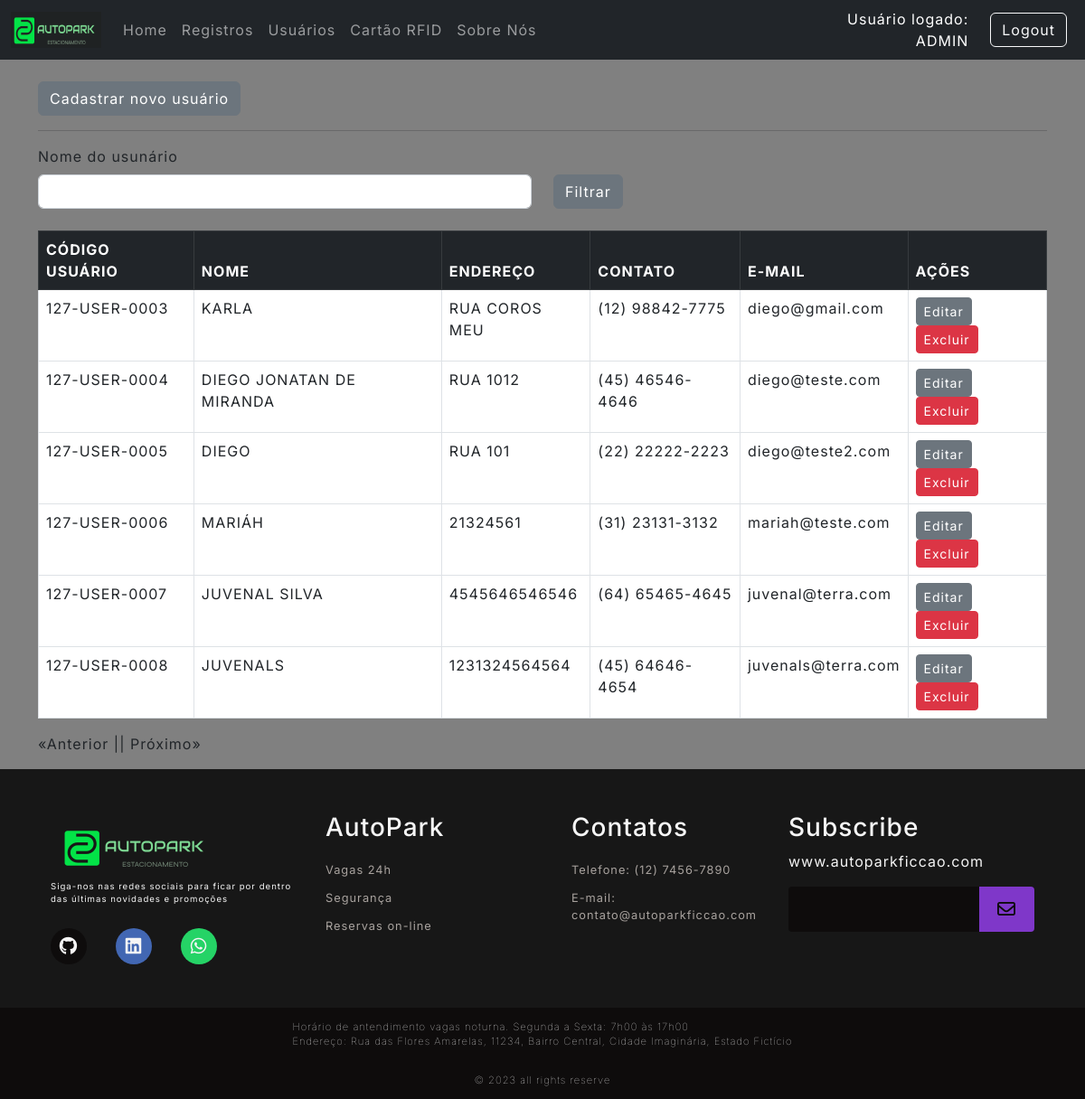
/user/list (signed in), run on the app's committed database.
### Src/Model/BancoDados.py (models this page shows, shortened)
class Usuarios(UserMixin,db.Model):
  __tablename__= "Usuarios"
  id = db.Column(db.Integer, primary_key=True, autoincrement=True)
  cpf = db.Column(db.Integer, unique=True)
  codUser = db.Column(db.Integer, unique=True)
  nome = db.Column(db.String(150))
  endereco = db.Column(db.String(150))
  contato = db.Column(db.String(150))
  email = db.Column(db.String(150))
  senha = db.Column(db.String(150))
  status = db.Column(db.String(3))

### Src/View/User.py (the view)
@User.route('/list', defaults={'page':1}, methods=['GET'])
@User.route('/list/<int:page>', methods=['GET'])
@login_required
def listUser(page):
  _userFilter=request.values.get('nomeUsuario')
  if _userFilter == 'None' or _userFilter is None:
    _userFilter=""
  return render_template('listaUsuarios.html', listData=UserController.List(page,_userFilter),_nomeUser=_userFilter)

### Src/Controller/Users.py (called while the page is built)
  def List(page,_userFilter, per_page=15):
    if len(_userFilter)<1 :
      query = Usuarios.query.paginate(page=page, per_page=per_page)
      queryCount = Usuarios.query.count()
    else:
      query = Usuarios.query.filter(Usuarios.nome.like('%'+_userFilter+'%')).paginate(page=page, per_page=per_page)
      queryCount = Usuarios.query.count()
    return {
      "regUser": query,
      "count": queryCount,
      "page": page,
      "per_page": per_page
    }

### Src/View/Login.py (called while the page is built)
@login_manager.user_loader
def load_user(employee_id):
  usuario = Usuarios.query.filter_by(id=employee_id).first()
  return usuario

### Templates/listaUsuarios.html (shortened to what this page needs)
{% extends 'base.html' %}
{% block conteudo %}
<br>
{% if current_user.status == "ADMIN" %}
<a href="{{url_for('router.user.listCodUser', id=current_user.nome)}}" class="btn btn-secondary btn-xs">Cadastrar novo usuário</a>
<hr>
{% endif%}
<div class="row">
    <label class="form-label" for="form3Example4">Nome do usunário</label>
    <fieldset class="form-group col-md-6">
        <form action="{{url_for('router.user.listUser')}}" method="GET">
            <input type="text" class="form-control" name="nomeUsuario" value="{{_nomeUser}}">
    </fieldset>
    <fieldset class="form-group col-md-4">
        <button type="submit" class="btn btn-secondary">Filtrar</button>
    </fieldset>
</div>
<br>
<div class="bg-white ">
  <table class="table table-bordered table-hover">
    <thead class="table-dark">
      <tr>
        <th scope="col">CÓDIGO USUÁRIO</th>
        <th scope="col">NOME</th>
        <th scope="col">ENDEREÇO</th>
        <th scope="col">CONTATO</th>
        <th scope="col">E-MAIL</th>
        {% if current_user.status == "ADMIN" %}
        <th scope="col">AÇÕES</th>
        {% endif %}
      </tr>
    </thead>
    <tbody>
      {% for registro in listData['regUser'].items %}
      {% if not registro.nome == "ADMIN" %}
      <tr>
        <td>{{registro.codUser}}</td>
        <td>{{registro.nome}}</td>
        <td>{{registro.endereco}}</td>
        <td>{{registro.contato}}</td>
        <td>{{registro.email}}</td>
        {% if current_user.status == "ADMIN" %}
        <td>
          <a href="{{registro.id}}/updateUser" class="btn btn-secondary btn-sm">Editar</a>
          <a href="{{registro.id}}/removeUser" onclick="return confirm('Deseja realmente excluir esse registro ?')" class="btn btn-danger btn-sm">Excluir</a>
        </td>
        {% endif %}
      </tr>
      {% endif %}
      {% endfor %}
    </tbody>
  </table>
</div>
<div style="display: flex;">
    {% if listData['regUser'].has_prev %}
    <a href="{{listData['regUser'].prev_num}}?nomeUsuario={{_nomeUser}}">«Anterior |</a>
    {% else %}
    <p>«Anterior |</p>
    {% endif %}
    {% if listData['regUser'].has_next %}
      {% if listData['page'] == 1%}
        <a href="list/{{listData['regUser'].next_num}}?nomeUsuario={{_nomeUser}}">| Próximo»</a>
      {% else %}
        <a href="{{listData['regUser'].next_num}}?nomeUsuario={{_nomeUser}}">| Próximo»</a>
      {% endif %}
    {% else %}
    <p>| Próximo»</p>
    {% endif %}
</div>
{% endblock conteudo %}

### Templates/top.html
<div id="containers">
    <nav class="navbar navbar-expand-lg navbar-dark bg-dark">
        <div class="container-fluid">
            <a class="navbar-brand" href="{{url_for('router.home.index')}}">
                <img src="{{url_for('static', filename='Images/LogoNavi.png')}}" style="width: 100px; height: 40px;">
            </a>
            <div class="collapse navbar-collapse" id="navbarSupportedContent">
                <ul class="navbar-nav me-auto mb-2 mb-lg-0">
                    <li class="nav-item">
                        <a class="nav-link" href="{{url_for('router.home.index')}}">Home</a>
                    </li>
                    {% if current_user.nome == "ADMIN" %}
                    <li class="nav-item">
                        <a class="nav-link" href="{{url_for('router.traffic.list')}}">Registros</a>
                    </li>
                    <li class="nav-item">
                        <a class="nav-link" href="{{url_for('router.user.listUser')}}">Usuários</a>
                    </li>
                    <li class="nav-item">
                        <a class="nav-link" href="{{url_for('router.cadCartao.ListCartao')}}">Cartão RFID</a>
                    </li>
                    {% elif current_user.nome  %}
                    <li class="nav-item">
                        <a class="nav-link" href="{{ url_for('router.user.listUser')}}">Usuários</a>
                    </li>
                    {% elif current_user.nome  %}
                    <li class="nav-item">
                        <a class="nav-link" href="{{url_for('router.user.listUser')}}">Usuários</a>
                    </li>
                    {% endif %}
                    <li class="nav-item" style="width: 120px;">
                        <a class="nav-link" href="{{url_for('router.about.sobre')}}">Sobre Nós</a>
                    </li>
                </ul>
                {% if not current_user.nome %}
                <div class="text-end" style="width: 200px;">
                    <a type="button" class="btn btn-outline-light me-2"
                        href="{{url_for('router.login.login')}}">Login</a>
                </div>
                {% else %}
                <div class="text-end me-4" style="text-align:right; color:white; width:300px ">
                    Usuário logado:<br>{{current_user.nome}}
                </div>
                <div class="text-end">
                    <a type="button" class="btn btn-outline-light me-2"
                        href="{{url_for('router.login.logout')}}">Logout</a>
                </div>
                {% endif %}
            </div>
        </div>
    </nav>
</div>

### Public/style.css (style rules this page uses)
:root { --color-neutral-0: #0e0c0c; --color-neutral-10: #171717; --color-neutral-30: #a8a29e; --color-neutral-40: #f5f5f5; --color-neutral-50: #808080; }
* { font-family: 'Inter', sans-serif; margin: 0; padding: 0; box-sizing: border-box; letter-spacing: 1px; }
body { background: var(--color-neutral-50); }

### data on the page
Usuarios: nome "ADMIN"
Usuarios: codUser "127-USER-0003", nome "KARLA", endereco "RUA COROS MEU", contato "(12) 98842-7775", email "diego@gmail.com"
Usuarios: codUser "127-USER-0004", nome "DIEGO JONATAN DE MIRANDA", endereco "RUA 1012", contato "(45) 46546-4646", email "diego@teste.com"
Usuarios: codUser "127-USER-0005", nome "DIEGO", endereco "RUA 101", contato "(22) 22222-2223", email "diego@teste2.com"
Usuarios: codUser "127-USER-0006", nome "MARIÁH", endereco "21324561", contato "(31) 23131-3132", email "mariah@teste.com"
Usuarios: codUser "127-USER-0007", nome "JUVENAL SILVA", endereco "4545646546546", contato "(64) 65465-4645", email "juvenal@terra.com"
Usuarios: codUser "127-USER-0008", nome "JUVENALS", endereco "1231324564564", contato "(45) 64646-4654", email "juvenals@terra.com"
